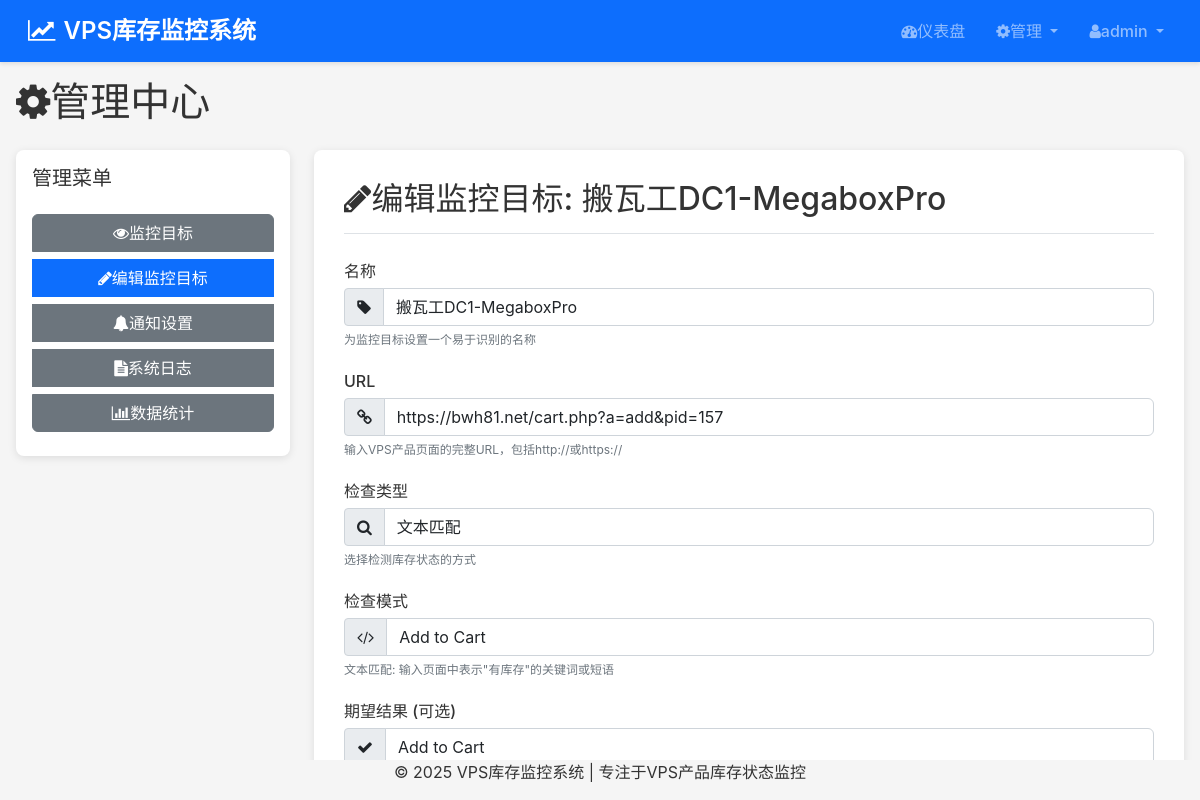
/admin/edit_monitor_target/3 (signed in), run on the app's committed database.
### app.py (models this page shows, shortened)
class User(UserMixin, db.Model):
    id = db.Column(db.Integer, primary_key=True)
    username = db.Column(db.String(80), unique=True, nullable=False)
    password_hash = db.Column(db.String(128))
    is_admin = db.Column(db.Boolean, default=False)
    created_at = db.Column(db.DateTime, default=datetime.utcnow)
    notification_settings = db.relationship('NotificationSetting', backref='user', lazy=True)

class MonitorTarget(db.Model):
    id = db.Column(db.Integer, primary_key=True)
    name = db.Column(db.String(100), nullable=False)
    url = db.Column(db.String(500), nullable=False)
    check_type = db.Column(db.String(20), default='text')  # text, selector, api
    check_pattern = db.Column(db.String(500))  # 文本模式、CSS选择器或API路径
    expected_result = db.Column(db.String(500))  # 期望结果
    interval = db.Column(db.Integer, default=300)  # 监控间隔(秒)
    is_active = db.Column(db.Boolean, default=True)
    created_at = db.Column(db.DateTime, default=datetime.utcnow)
    updated_at = db.Column(db.DateTime, default=datetime.utcnow, onupdate=datetime.utcnow)
    use_flaresolverr = db.Column(db.Boolean, default=False)
    status_checks = db.relationship('StatusCheck', backref='monitor_target', lazy=True)
    notification_settings = db.relationship('NotificationSetting', backref='monitor_target', lazy=True)

### admin.py (the view)
    def decorated_function(*args, **kwargs):
        if not current_user.is_admin:
            flash('您没有权限访问此页面', 'danger')
            logger.warning(f"Non-admin user {current_user.username} attempted to access admin area")
            return redirect(url_for('dashboard'))
        return f(*args, **kwargs)

### admin.py (called while the page is built, shortened)
def admin_required(f):
    def decorated_function(*args, **kwargs):
        if not current_user.is_admin:
            flash('您没有权限访问此页面', 'danger')
            logger.warning(f"Non-admin user {current_user.username} attempted to access admin area")
            return redirect(url_for('dashboard'))
        return f(*args, **kwargs)
    decorated_function.__name__ = f.__name__
    return decorated_function

@admin_bp.route('/edit_monitor_target/<int:target_id>', methods=['GET', 'POST'])
@login_required
@admin_required
def edit_monitor_target(target_id):
    from datetime import datetime
    from app import app, db, MonitorTarget
    with app.app_context():
        target = MonitorTarget.query.get_or_404(target_id)
    return render_template('admin/edit_monitor_target.html', target=target)

### app.py (called while the page is built)
@login_manager.user_loader
def load_user(user_id):
    return User.query.get(int(user_id))

@app.context_processor
def utility_processor():
    def convert_to_beijing_time(utc_time):
        beijing_time = utc_time + timedelta(hours=8)
        return beijing_time.strftime('%Y-%m-%d %H:%M:%S')
    return dict(convert_to_beijing_time=convert_to_beijing_time)

def init_app():
    init_db()
    init_scheduler()  # 启动定时任务
    from admin import register_blueprint as register_admin_blueprint
    register_admin_blueprint(app)
    from datetime import datetime
    @app.context_processor
    def inject_now():
        return {'now': datetime.now()}

### templates/admin/edit_monitor_target.html (shortened to what this page needs)
{% extends "base.html" %}
{% block content %}
<h1 class="mb-4">
    <i class="fa fa-cog mr-2"></i>管理中心
</h1>
<div class="row">
    <div class="col-md-3">
        <div class="card admin-nav">
            <div class="card-body">
                <h5 class="card-title mb-4">管理菜单</h5>
                <div class="btn-group-vertical w-100">
                    <a href="{{ url_for('admin.monitor_targets') }}" class="btn btn-secondary mb-2">
                        <i class="fa fa-eye mr-2"></i>监控目标
                    </a>
                    <a href="{{ url_for('admin.edit_monitor_target', target_id=target.id) }}" class="btn btn-primary mb-2">
                        <i class="fa fa-pencil mr-2"></i>编辑监控目标
                    </a>
                    <a href="{{ url_for('admin.notification_settings') }}" class="btn btn-secondary mb-2">
                        <i class="fa fa-bell mr-2"></i>通知设置
                    </a>
                    <a href="{{ url_for('admin.logs') }}" class="btn btn-secondary mb-2">
                        <i class="fa fa-file-text mr-2"></i>系统日志
                    </a>
                    <a href="{{ url_for('admin.statistics') }}" class="btn btn-secondary mb-2">
                        <i class="fa fa-bar-chart mr-2"></i>数据统计
                    </a>
                </div>
            </div>
        </div>
    </div>
    <div class="col-md-9">
        <div class="form-container">
            <h2 class="form-title"><i class="fa fa-pencil mr-2"></i>编辑监控目标: {{ target.name }}</h2>
            <form method="POST">
                <div class="form-group">
                    <label for="name" class="form-label">名称</label>
                    <div class="input-group">
                        <span class="input-group-text"><i class="fa fa-tag"></i></span>
                        <input type="text" class="form-control" id="name" name="name" value="{{ target.name }}" placeholder="输入监控目标名称" required>
                    </div>
                    <div class="help-text">为监控目标设置一个易于识别的名称</div>
                </div>
                <div class="form-group">
                    <label for="url" class="form-label">URL</label>
                    <div class="input-group">
                        <span class="input-group-text"><i class="fa fa-link"></i></span>
                        <input type="url" class="form-control" id="url" name="url" value="{{ target.url }}" placeholder="输入要监控的URL" required>
                    </div>
                    <div class="help-text">输入VPS产品页面的完整URL，包括http://或https://</div>
                </div>
                <div class="form-group">
                    <label for="check_type" class="form-label">检查类型</label>
                    <div class="input-group">
                        <span class="input-group-text"><i class="fa fa-search"></i></span>
                        <select class="form-control" id="check_type" name="check_type" required onchange="toggleCheckTypeFields()">
                            <option value="text" {% if target.check_type == 'text' %}selected{% endif %}>文本匹配</option>
                        </select>
                    </div>
                    <div class="help-text">选择检测库存状态的方式</div>
                </div>
                <div class="form-group">
                    <label for="check_pattern" class="form-label">检查模式</label>
                    <div class="input-group">
                        <span class="input-group-text"><i class="fa fa-code"></i></span>
                        <input type="text" class="form-control" id="check_pattern" name="check_pattern" value="{{ target.check_pattern }}" placeholder="输入检查模式" required>
                    </div>
                    <div id="pattern_help" class="help-text">
                    </div>
                </div>
                <div class="form-group">
                    <label for="expected_result" class="form-label">期望结果 (可选)</label>
                    <div class="input-group">
                        <span class="input-group-text"><i class="fa fa-check"></i></span>
                        <input type="text" class="form-control" id="expected_result" name="expected_result" value="{{ target.expected_result or '' }}" placeholder="输入期望结果">
                    </div>
                </div>
            </form>
        </div>
    </div>
</div>
{% endblock %}

### templates/base.html (shortened to what this page needs)
<!DOCTYPE html>
<html lang="zh-CN">
<head>
    <link rel="stylesheet" href="https://cdn.bootcdn.net/ajax/libs/bootstrap/5.1.3/css/bootstrap.min.css">
    <link rel="stylesheet" href="https://cdn.bootcdn.net/ajax/libs/font-awesome/4.7.0/css/font-awesome.min.css">
    <link rel="stylesheet" href="{{ url_for('static', filename='css/main.css') }}">
</head>
<body>
    <nav class="navbar navbar-expand-lg navbar-dark bg-primary">
        <div class="container-fluid">
            <a class="navbar-brand" href="{{ url_for('dashboard') }}">
                <i class="fa fa-line-chart mr-2"></i>VPS库存监控系统
            </a>
            <div class="collapse navbar-collapse" id="navbarNav">
                {% if current_user.is_authenticated %}
                <ul class="navbar-nav ms-auto">
                    <li class="nav-item">
                        <a class="nav-link" href="{{ url_for('dashboard') }}">
                            <i class="fa fa-dashboard mr-1"></i>仪表盘
                        </a>
                    </li>
                    {% if current_user.is_admin %}
                    <li class="nav-item dropdown">
                        <a class="nav-link dropdown-toggle" href="#" id="adminDropdown" role="button" data-bs-toggle="dropdown" aria-expanded="false">
                            <i class="fa fa-cog mr-1"></i>管理
                        </a>
                    </li>
                    {% endif %}
                    <li class="nav-item dropdown">
                        <a class="nav-link dropdown-toggle" href="#" id="userDropdown" role="button" data-bs-toggle="dropdown" aria-expanded="false">
                            <i class="fa fa-user mr-1"></i>{{ current_user.username }}
                        </a>
                    </li>
                </ul>
                {% endif %}
            </div>
        </div>
    </nav>
    <div class="container content">
        {% block content %}{% endblock %}
    </div>
    <footer class="footer">
        <div class="container text-center">
            <p>&copy; {{ now.strftime('%Y') }} VPS库存监控系统 | 专注于VPS产品库存状态监控</p>
        </div>
    </footer>
</body>
</html>

### static/css/main.css (style rules this page uses)
* { box-sizing: border-box; margin: 0; padding: 0; }
html, body { height: 100%; width: 100%; font-family: -apple-system, BlinkMacSystemFont, 'Segoe UI', Roboto, 'Helvetica Neue', Arial, sans-serif; font-size: 16px; line-height: 1.5; color: #333; background-color: #f5f5f5; overflow: hidden; }
body { display: flex; flex-direction: column; }
.navbar { background-color: #fff; box-shadow: 0 2px 4px rgba(0, 0, 0, 0.1); padding: 0.5rem 1rem; z-index: 1000; flex-shrink: 0; }
.navbar-brand { font-size: 1.5rem; font-weight: 600; color: #0d6efd; }
.navbar-brand i { margin-right: 8px; }
.nav-link { color: #6c757d; font-weight: 500; transition: color 0.2s; }
.navbar-nav .nav-item { margin-left: 15px; }
.container { width: 100%; max-width: none; padding-right: 0; padding-left: 0; margin-right: 0; margin-left: 0; height: 100%; display: flex; flex-direction: column; }
.content { flex: 1; width: 100%; padding: 1rem; height: calc(100vh - 100px); overflow: hidden; display: flex; flex-direction: column; }
.card { border-radius: 8px; box-shadow: 0 2px 8px rgba(0, 0, 0, 0.1); border: none; transition: transform 0.2s, box-shadow 0.2s; width: 100%; margin-bottom: 1rem; flex-shrink: 0; }
.card-body { padding: 1rem; flex: 1; overflow: hidden; }
.btn { border-radius: 6px; font-weight: 500; transition: all 0.2s; }
.btn-primary { background-color: #0d6efd; border-color: #0d6efd; }
.btn-secondary { background-color: #6c757d; border-color: #6c757d; }
.form-control { border-radius: 6px; border: 1px solid #ced4da; padding: 0.375rem 0.75rem; font-size: 1rem; }
.form-label { font-weight: 500; margin-bottom: 0.5rem; }

### templates/admin/edit_monitor_target.html (style rules this page uses)
.form-container { background: white; border-radius: 8px; box-shadow: 0 2px 8px rgba(0,0,0,0.1); padding: 30px; }
.form-title { margin-bottom: 25px; padding-bottom: 15px; border-bottom: 1px solid #dee2e6; }
.form-label { font-weight: 500; margin-bottom: 5px; }
.help-text { font-size: 12px; color: #6c757d; margin-top: 5px; }
.form-group { margin-bottom: 20px; }
.input-group-text { min-width: 40px; justify-content: center; }

### data on the page
User: username "admin"
MonitorTarget: name "搬瓦工DC1-MegaboxPro", url "https://bwh81.net/cart.php?a=add&pid=157", check_type "文本匹配", check_pattern "Add to Cart", expected_result "Add to Cart"

### other printed values
{{ now.strftime('%Y') }} "2025"
